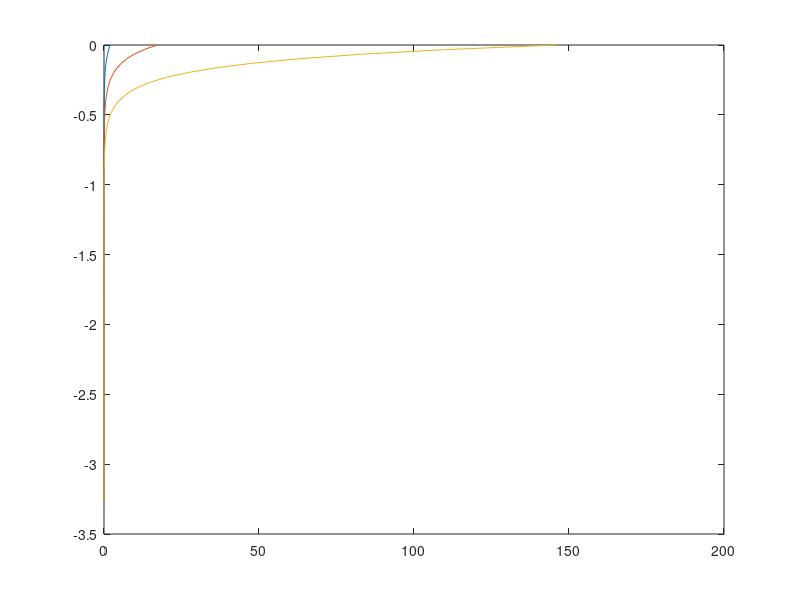
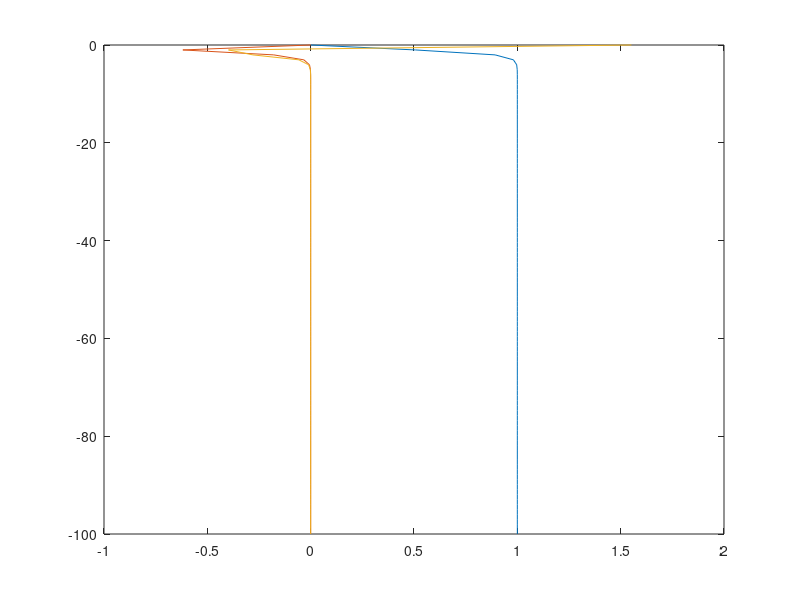
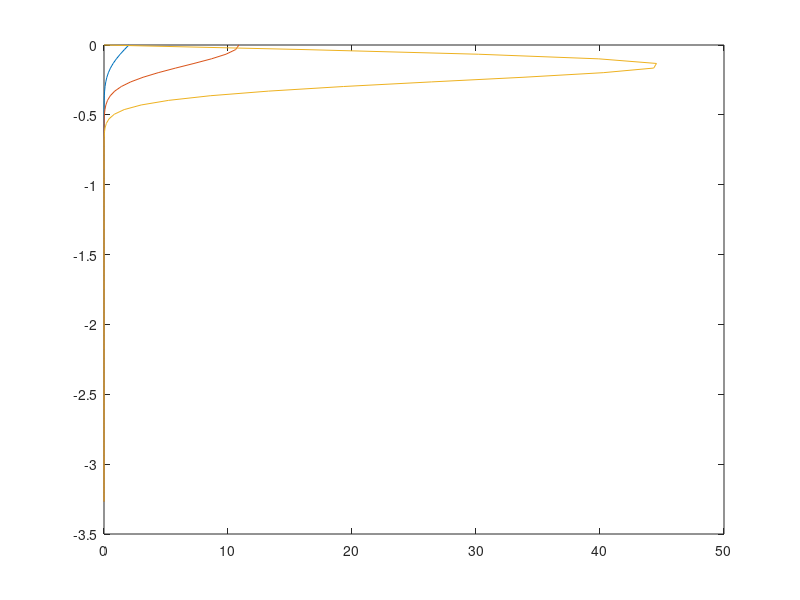
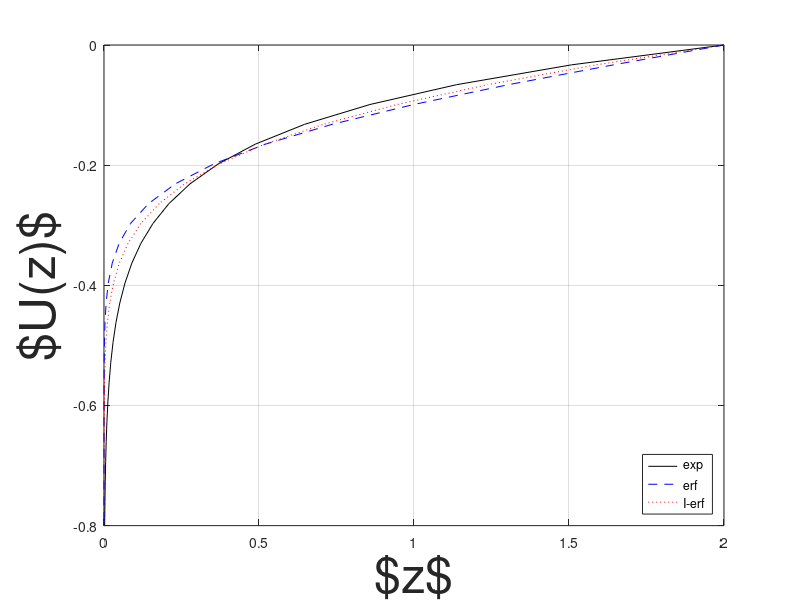

Write the MATLAB code that produced these figures, in order.
clear;
%%
ud_nd = 2;
delta_nd = 0.234;
lambda_nd = 0.817;
h = 4*lambda_nd;
z = -linspace(0,h,100);
U(:,1) = ud_nd*exp(2*z/delta_nd);
U(:,2) = (2/delta_nd)*U(:,1);
U(:,3) = (2/delta_nd)*U(:,2);
figure('position',[100,50,540,720]);
plot(U,z);

%%
hr = 100;
zr = -linspace(0,hr,100);
c1 = 0.9988; c2 = 0.8814;
Ur(:,1) = (1-c1*cosh(c2*zr).^(-2));
Ur(:,2) = 2*c1*c2*tanh(c2*zr).*(sech(c2*zr)).^2;
Ur(:,3) = 2*c1*c2^2*(sech(c2*zr)).^2.*((sech(c2*zr)).^2-2*(tanh(c2*zr)).^2);
figure('position',[100,50,540,720]);
plot(Ur,zr);

%%
ud_nd = 2;
delta_nd = 0.234;
lambda_nd = 0.817;
h = 4*lambda_nd;
z = -linspace(0,h,100).';
Ue(:,1) = ud_nd*erfc(-2*z/delta_nd/sqrt(pi));
Ue(:,2) = 4*ud_nd*exp(-4*z.^2/pi/delta_nd^2)/pi/delta_nd;
Ue(:,3) = Ue(:,2).*(-8*z/pi/delta_nd^2);
figure('position',[100,50,540,720]);
plot(Ue,z);

 %%
ud_nd = 2;
delta_nd = 0.234;
lambda_nd = 0.817;
h = 4*lambda_nd;
z = -linspace(0,h,100);
U = ud_nd*exp(2*z/delta_nd);
Ue = ud_nd*erfc(-2*z/delta_nd/sqrt(pi));
Uf = ud_nd*(exp(-0.25*pi*z.^2/delta_nd^2)+0.5*pi*z/delta_nd.*erfc(-0.5*sqrt(pi)*z/delta_nd));
figure('position',[100,50,540,720]);
hold on;
plot(U,z,'-k','Displayname','exp');
plot(Ue,z,'--b','Displayname','erf');
plot(Uf,z,':r','Displayname','I-erf');
hold off; box on; grid on;
xlabel('$z$','fontsize',36);
ylabel('$U(z)$','fontsize',36);
ylim([-0.8 0]);
legend('location','southeast');